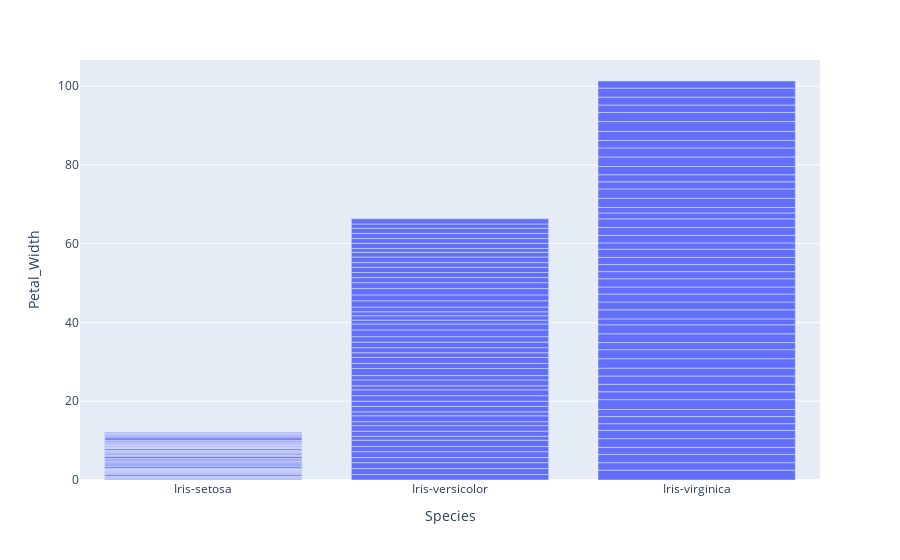

Notebook cell for this chart:
### Code cell
px.bar(iris,x='Species',y='Petal_Width')

### Figure 1 — Plotly figure (JSON) as saved in the notebook; plotly's stock layout.template omitted (floating-point values rounded to 4 significant figures; data arrays with more than 128 entries replaced by an {"elided": "..."} marker saying what was removed)
{"data": [{"textposition": "auto", "hovertemplate": "Species=%{x}<br>Petal_Width=%{y}", "showlegend": false, "legendgroup": "", "name": "", "yaxis": "y", "y": {"elided": "150 float values"}, "hoverlabel": {"namelength": 0}, "offsetgroup": "", "xaxis": "x", "marker": {"color": "#636efa"}, "x": {"elided": "150 str values"}, "alignmentgroup": "True", "type": "bar", "orientation": "v"}], "layout": {"xaxis": {"domain": [0, 1], "anchor": "y", "title": {"text": "Species"}}, "yaxis": {"domain": [0, 1], "anchor": "x", "title": {"text": "Petal_Width"}}, "barmode": "relative", "margin": {"t": 60}, "legend": {"tracegroupgap": 0}}}
